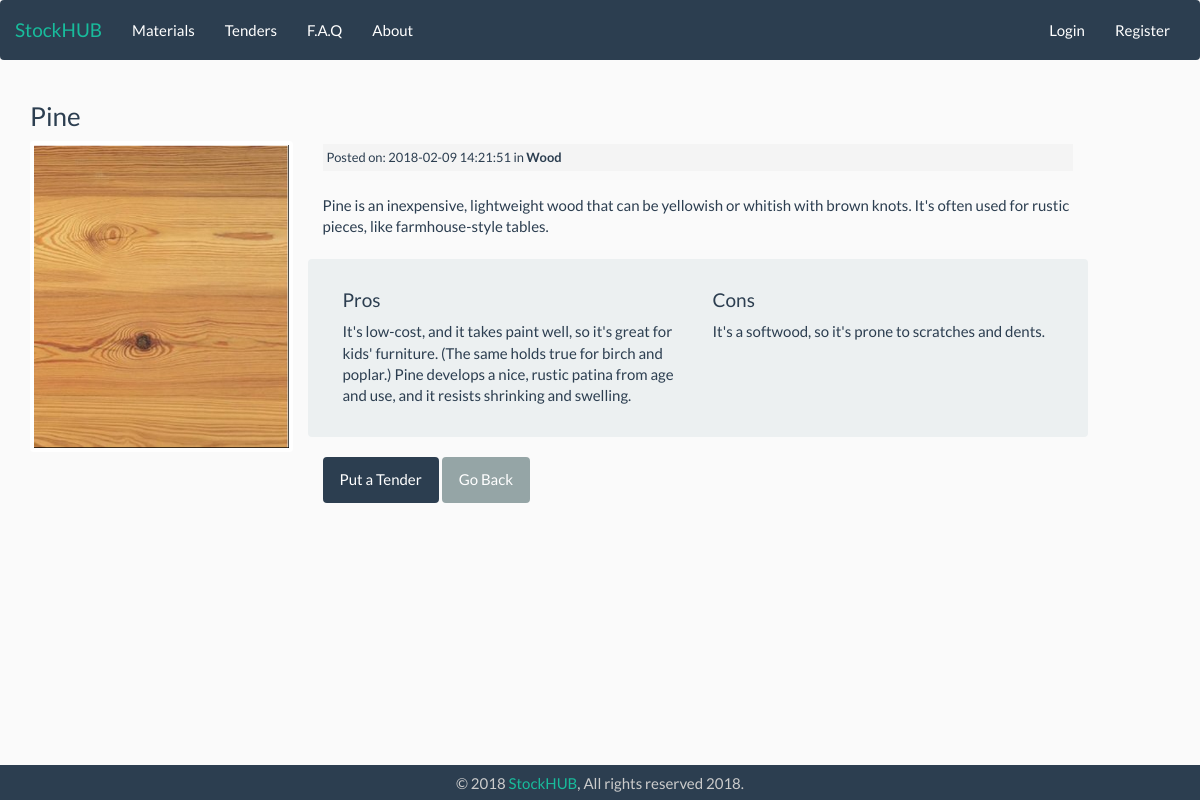
Page /materials/pine on the committed database.
### tables this page shows
CREATE TABLE `raw_material` (
  `raw_material_id` int(11) NOT NULL,
  `rm_name` varchar(255) NOT NULL,
  `material_subcat_id` int(255) NOT NULL,
  `rm_slug` varchar(255) NOT NULL,
  `rm_pic` varchar(255) NOT NULL,
  `rm_desc` text NOT NULL,
  `rm_created_at` timestamp NOT NULL DEFAULT CURRENT_TIMESTAMP ON UPDATE CURRENT_TIMESTAMP
);

CREATE TABLE `material_subcat` (
  `subcat_id` int(11) NOT NULL,
  `subcat_name` varchar(255) NOT NULL,
  `created_date` timestamp NOT NULL DEFAULT CURRENT_TIMESTAMP ON UPDATE CURRENT_TIMESTAMP
);

CREATE TABLE `adv_table` (
  `adv_id` int(11) NOT NULL,
  `raw_material_id` int(11) NOT NULL,
  `adv_desc` text NOT NULL
);

CREATE TABLE `disadv_table` (
  `disadv_id` int(11) NOT NULL,
  `raw_material_id` int(11) NOT NULL,
  `disadv_desc` text NOT NULL
);

### application/controllers/Materials.php (called while the page is built, shortened)
<?php
	class Materials extends CI_Controller{
        public function view($slug = NULL){
            $data['material'] =$this ->material_model->get_materials($slug);
            $data['title'] =$data['material']['rm_name'];
            $this->load->view('templates/header' , $data);
			$this->load->view('materials/view', $data);
			$this->load->view('templates/footer');
        }
	}

### index.php (called while the page is built, shortened)
<?php
require_once BASEPATH.'core/CodeIgniter.php';

### application/models/Material_model.php (called while the page is built, shortened)
<?php
	class Material_model extends CI_Model{
        public function get_materials($slug = FALSE){
			$this->db->join('material_subcat','material_subcat.subcat_id = raw_material.material_subcat_id');
			$this->db->join('adv_table','adv_table.raw_material_id = raw_material.raw_material_id');
			$this->db->join('disadv_table','disadv_table.raw_material_id = raw_material.raw_material_id');
			$query = $this->db->get_where('raw_material', array('rm_slug' => $slug));
			return $query->row_array();
		}
	}

### application/helpers/utility_helper.php (called while the page is built)
<?php if ( ! defined('BASEPATH')) exit('No direct script access allowed');
if ( ! function_exists('asset_url()'))
{
  function asset_url()
  {
     return base_url().'assets/';
  }
}

### application/views/materials/view.php (the view)
<div class="container">
<h3><?php echo $material['rm_name']; ?></h3>
        <div class="row">
                <div class="col-md-3">
                    <img class="post-thumb-view thumbnail" src="<?php echo asset_url().'images/materials/'.$material['rm_pic'];?>" >
                </div>
                <div class="col-md-8">
                    <small class="material-date">Posted on: <?php echo $material['rm_created_at']; ?> in <strong><?php echo $material['subcat_name'];?></strong></small><br>
                    <?php echo $material['rm_desc']; ?>
                    <br><br>
                    <div class="row well">
                        <div class="col-md-6">
                            <h4>Pros</h4>
                            <p><?php echo $material['adv_desc']; ?></p>
                        </div>
                        <div class="col-md-6">
                            <h4>Cons</h4>
                            <p><?php echo $material['disadv_desc']; ?></p>
                        </div>
                    </div>
                    <a class="btn btn-primary" role="button" href="<?php echo site_url('/tenderOpen/'.$material['rm_slug']); ?>">Put a Tender</a>
                    <a class="btn btn-default" role="button" href="<?php echo site_url('/materials'); ?>">Go Back</a>
                </div>
</div></div>

### assets/css/style.css (style rules this page uses)
body { background: #FAFAFA; padding-bottom: 120px; }
.material-date { background: #f4f4f4; padding: 4px; margin:3px 0px; display: block; }
.post-thumb-view { width:100%; }
.thumbnail { margin-bottom: 0px; border: none; }
.container { align-items: center; text-align: left; }

### rows in the picture
raw_material: rm_name "Pine", rm_pic (picture), rm_created_at "2018-02-09 14:21:51", material_subcat.subcat_name "Wood", rm_desc "Pine is an inexpensive, lightweight wood that can be yellowish or whitish with brown knots. It's often used for rustic pieces, like farmhouse-style tables.", adv_table.adv_desc "It's low-cost, and it takes paint well, so it's great for kids' furniture. (The same holds true for birch and poplar.) Pine develops a nice, rustic patina from age and use, and it resists shrinking and swelling.", disadv_table.disadv_desc "It's a softwood, so it's prone to scratches and dents."
